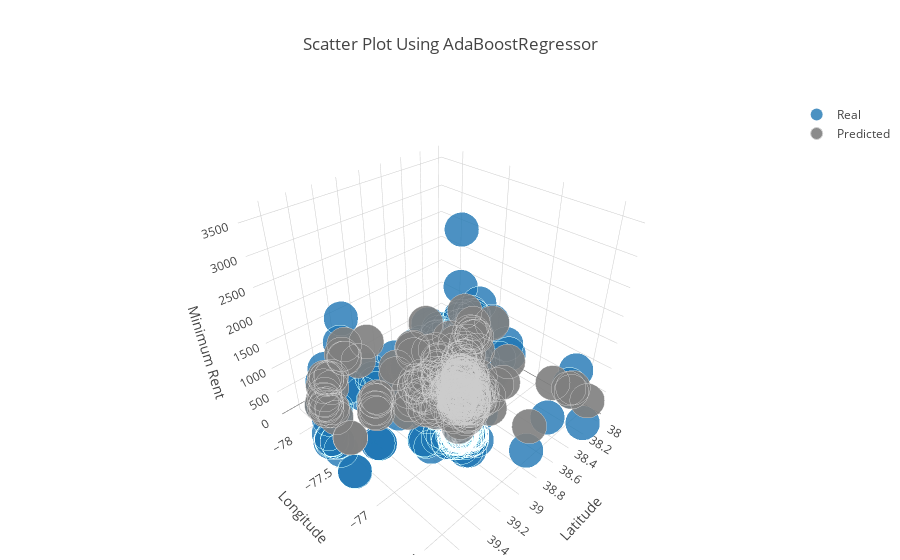
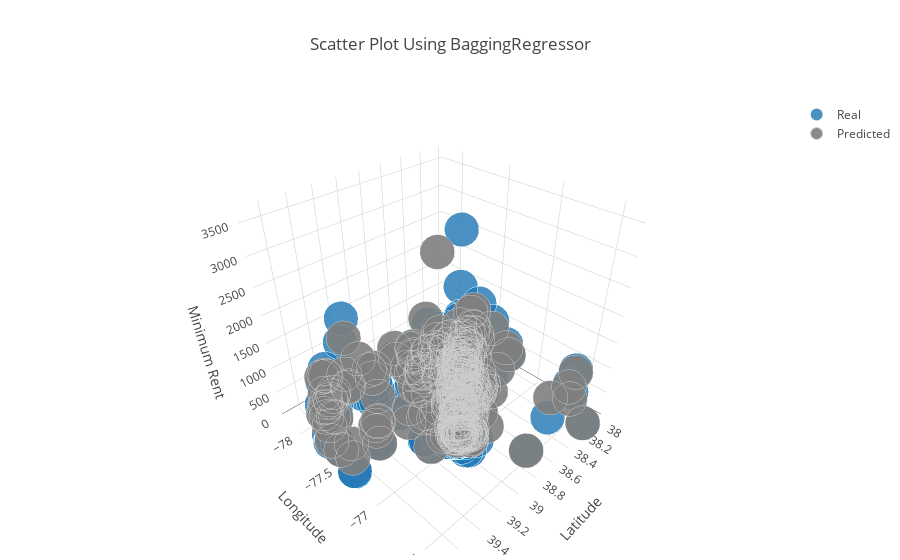
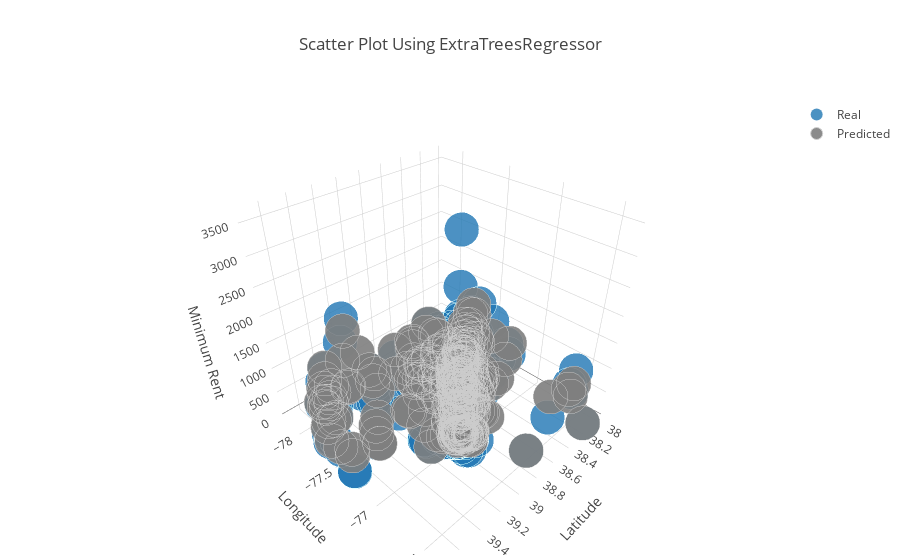
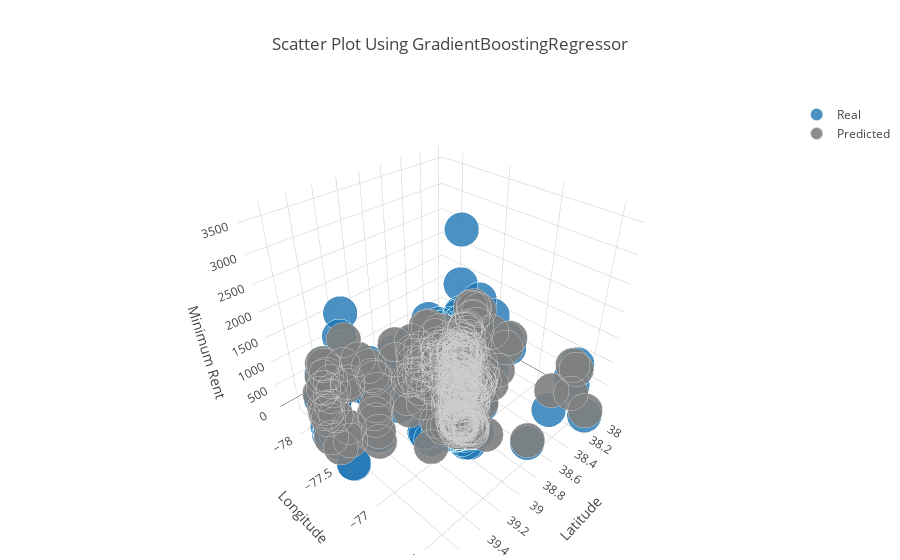

The code cell stored with these charts, in order, in its notebook:
### Code cell
for name, regressor in rs.items():
    X_train = imputed_train_lasso
    Y_train = df_train.MinRent.values
    r=regressor()
    r.fit(X_train, Y_train)

    X_test = imputed_test_lasso

    x = df_test['Latitude']
    y = df_test['Longitude']
    z = df_test.MinRent.values
    real_Y = go.Scatter3d(
        x=x,
        y=y,
        z=z,
        name = 'Real',
        mode='markers',
        marker=dict(
            size=12,
            line=dict(
                color='rgba(217, 217, 217, 0.14)',
                width=0.5
            ),
            opacity=0.8
        )
    )

    x2 = df_test['Latitude']
    y2 = df_test['Longitude']
    z2 = r.predict(X_test)
    predicted_Y = go.Scatter3d(
        x=x2,
        y=y2,
        z=z2,
        name = 'Predicted',
        mode='markers',
        marker=dict(
            color='rgb(127, 127, 127)',
            size=12,
            symbol='circle',
            line=dict(
                color='rgb(204, 204, 204)',
                width=1
            ),
            opacity=0.9
        )

    )
    data = [real_Y, predicted_Y]
    layout = go.Layout(
        title= "Scatter Plot Using " + name,
        scene = dict(
                        xaxis = dict(
                            title='Latitude'),
                        yaxis = dict(
                            title='Longitude'),
                        zaxis = dict(
                            title='Minimum Rent'),),
        margin=dict(
            l=100,
            r=5,
            b=5,
            t=100
        )
    )
    fig = go.Figure(data=data, layout=layout)
    py.iplot(fig, filename = "Scatter Plot Using " + name)

### Figure 1 — Plotly figure (JSON) as saved in the notebook; plotly's stock layout.template omitted (floating-point values rounded to 4 significant figures; data arrays with more than 128 entries replaced by an {"elided": "..."} marker saying what was removed)
{"data": [{"marker": {"line": {"color": "rgba(217, 217, 217, 0.14)", "width": 0.5}, "opacity": 0.8, "size": 12}, "mode": "markers", "name": "Real", "type": "scatter3d", "uid": "9e056e84-dacf-4228-bd89-84317eb9dced", "x": {"elided": "403 float values"}, "y": {"elided": "403 float values"}, "z": {"elided": "403 int values"}}, {"marker": {"color": "rgb(127, 127, 127)", "line": {"color": "rgb(204, 204, 204)", "width": 1}, "opacity": 0.9, "size": 12, "symbol": "circle"}, "mode": "markers", "name": "Predicted", "type": "scatter3d", "uid": "d9506e12-5f5f-4d27-b60e-e78ca8a6f562", "x": {"elided": "403 float values"}, "y": {"elided": "403 float values"}, "z": {"elided": "403 float values"}}], "layout": {"margin": {"b": 5, "l": 100, "r": 5, "t": 100}, "scene": {"xaxis": {"title": {"text": "Latitude"}}, "yaxis": {"title": {"text": "Longitude"}}, "zaxis": {"title": {"text": "Minimum Rent"}}}, "title": {"text": "Scatter Plot Using AdaBoostRegressor"}}}

### Figure 2 — Plotly figure (JSON) as saved in the notebook; plotly's stock layout.template omitted (floating-point values rounded to 4 significant figures; data arrays with more than 128 entries replaced by an {"elided": "..."} marker saying what was removed)
{"data": [{"marker": {"line": {"color": "rgba(217, 217, 217, 0.14)", "width": 0.5}, "opacity": 0.8, "size": 12}, "mode": "markers", "name": "Real", "type": "scatter3d", "uid": "d4e7c884-c853-4f4b-af26-6260509ed6df", "x": {"elided": "403 float values"}, "y": {"elided": "403 float values"}, "z": {"elided": "403 int values"}}, {"marker": {"color": "rgb(127, 127, 127)", "line": {"color": "rgb(204, 204, 204)", "width": 1}, "opacity": 0.9, "size": 12, "symbol": "circle"}, "mode": "markers", "name": "Predicted", "type": "scatter3d", "uid": "29f2c0d6-840c-4571-817c-4cd6cd7fab15", "x": {"elided": "403 float values"}, "y": {"elided": "403 float values"}, "z": {"elided": "403 float values"}}], "layout": {"margin": {"b": 5, "l": 100, "r": 5, "t": 100}, "scene": {"xaxis": {"title": {"text": "Latitude"}}, "yaxis": {"title": {"text": "Longitude"}}, "zaxis": {"title": {"text": "Minimum Rent"}}}, "title": {"text": "Scatter Plot Using BaggingRegressor"}}}

### Figure 3 — Plotly figure (JSON) as saved in the notebook; plotly's stock layout.template omitted (floating-point values rounded to 4 significant figures; data arrays with more than 128 entries replaced by an {"elided": "..."} marker saying what was removed)
{"data": [{"marker": {"line": {"color": "rgba(217, 217, 217, 0.14)", "width": 0.5}, "opacity": 0.8, "size": 12}, "mode": "markers", "name": "Real", "type": "scatter3d", "uid": "6c7c0757-a31d-4b2e-9653-04684b70995f", "x": {"elided": "403 float values"}, "y": {"elided": "403 float values"}, "z": {"elided": "403 int values"}}, {"marker": {"color": "rgb(127, 127, 127)", "line": {"color": "rgb(204, 204, 204)", "width": 1}, "opacity": 0.9, "size": 12, "symbol": "circle"}, "mode": "markers", "name": "Predicted", "type": "scatter3d", "uid": "649473b9-d3ae-4164-84b9-f113da70b0f8", "x": {"elided": "403 float values"}, "y": {"elided": "403 float values"}, "z": {"elided": "403 float values"}}], "layout": {"margin": {"b": 5, "l": 100, "r": 5, "t": 100}, "scene": {"xaxis": {"title": {"text": "Latitude"}}, "yaxis": {"title": {"text": "Longitude"}}, "zaxis": {"title": {"text": "Minimum Rent"}}}, "title": {"text": "Scatter Plot Using ExtraTreesRegressor"}}}

### Figure 4 — Plotly figure (JSON) as saved in the notebook; plotly's stock layout.template omitted (floating-point values rounded to 4 significant figures; data arrays with more than 128 entries replaced by an {"elided": "..."} marker saying what was removed)
{"data": [{"marker": {"line": {"color": "rgba(217, 217, 217, 0.14)", "width": 0.5}, "opacity": 0.8, "size": 12}, "mode": "markers", "name": "Real", "type": "scatter3d", "uid": "56d2d1d1-2fd4-41a0-b1ac-e4122e855a0b", "x": {"elided": "403 float values"}, "y": {"elided": "403 float values"}, "z": {"elided": "403 int values"}}, {"marker": {"color": "rgb(127, 127, 127)", "line": {"color": "rgb(204, 204, 204)", "width": 1}, "opacity": 0.9, "size": 12, "symbol": "circle"}, "mode": "markers", "name": "Predicted", "type": "scatter3d", "uid": "532d8c9f-a071-48e0-90a4-41bf9a3f5c13", "x": {"elided": "403 float values"}, "y": {"elided": "403 float values"}, "z": {"elided": "403 float values"}}], "layout": {"margin": {"b": 5, "l": 100, "r": 5, "t": 100}, "scene": {"xaxis": {"title": {"text": "Latitude"}}, "yaxis": {"title": {"text": "Longitude"}}, "zaxis": {"title": {"text": "Minimum Rent"}}}, "title": {"text": "Scatter Plot Using GradientBoostingRegressor"}}}
